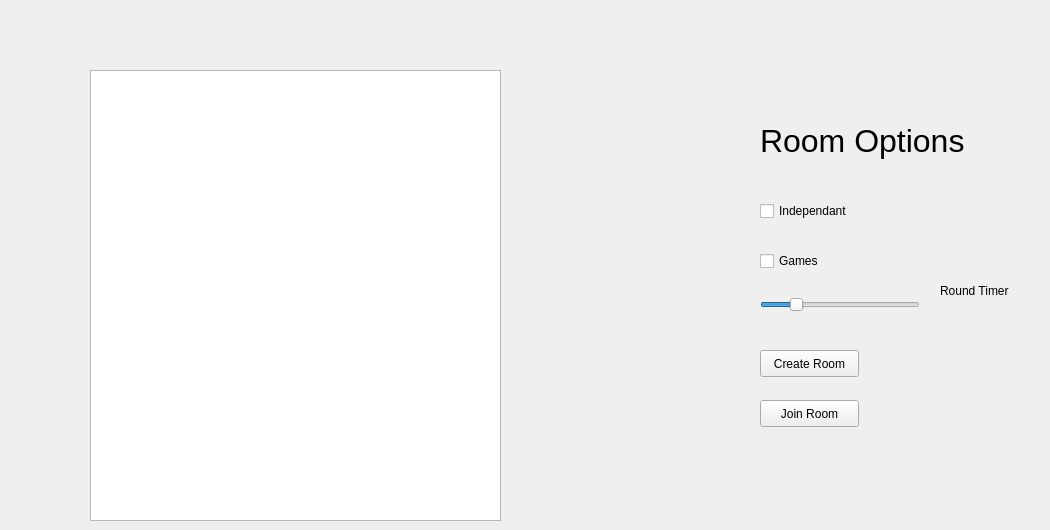
    <widget class="QWidget" name="MultiLobby">
     <widget class="QTableWidget" name="multiLobbyTable">
      <property name="geometry">
       <rect>
        <x>90</x>
        <y>70</y>
        <width>411</width>
        <height>451</height>
       </rect>
      </property>
     </widget>
     <widget class="QPushButton" name="multiStudyButton">
      <property name="geometry">
       <rect>
        <x>760</x>
        <y>400</y>
        <width>99</width>
        <height>27</height>
       </rect>
      </property>
      <property name="text">
       <string>Join Room</string>
      </property>
     </widget>
     <widget class="QPushButton" name="multiCreateRoom">
      <property name="geometry">
       <rect>
        <x>760</x>
        <y>350</y>
        <width>99</width>
        <height>27</height>
       </rect>
      </property>
      <property name="text">
       <string>Create Room</string>
      </property>
     </widget>
     <widget class="QLabel" name="label">
      <property name="geometry">
       <rect>
        <x>760</x>
        <y>120</y>
        <width>221</width>
        <height>41</height>
       </rect>
      </property>
      <property name="font">
       <font>
        <pointsize>24</pointsize>
       </font>
      </property>
      <property name="text">
       <string>Room Options</string>
      </property>
     </widget>
     <widget class="QCheckBox" name="multiIndiCheck">
      <property name="geometry">
       <rect>
        <x>760</x>
        <y>200</y>
        <width>141</width>
        <height>22</height>
       </rect>
      </property>
      <property name="text">
       <string>Independant</string>
      </property>
     </widget>
     <widget class="QCheckBox" name="multiGamesCheck">
      <property name="geometry">
       <rect>
        <x>760</x>
        <y>250</y>
        <width>141</width>
        <height>22</height>
       </rect>
      </property>
      <property name="text">
       <string>Games</string>
      </property>
     </widget>
     <widget class="QSlider" name="multiRoundSlider">
      <property name="geometry">
       <rect>
        <x>760</x>
        <y>290</y>
        <width>160</width>
        <height>29</height>
       </rect>
      </property>
      <property name="minimum">
       <number>5</number>
      </property>
      <property name="maximum">
       <number>30</number>
      </property>
      <property name="value">
       <number>10</number>
      </property>
      <property name="orientation">
       <enum>Qt::Horizontal</enum>
      </property>
     </widget>
     <widget class="QLabel" name="label_2">
      <property name="geometry">
       <rect>
        <x>940</x>
        <y>280</y>
        <width>101</width>
        <height>21</height>
       </rect>
      </property>
      <property name="text">
       <string>Round Timer</string>
      </property>
     </widget>
    </widget>
